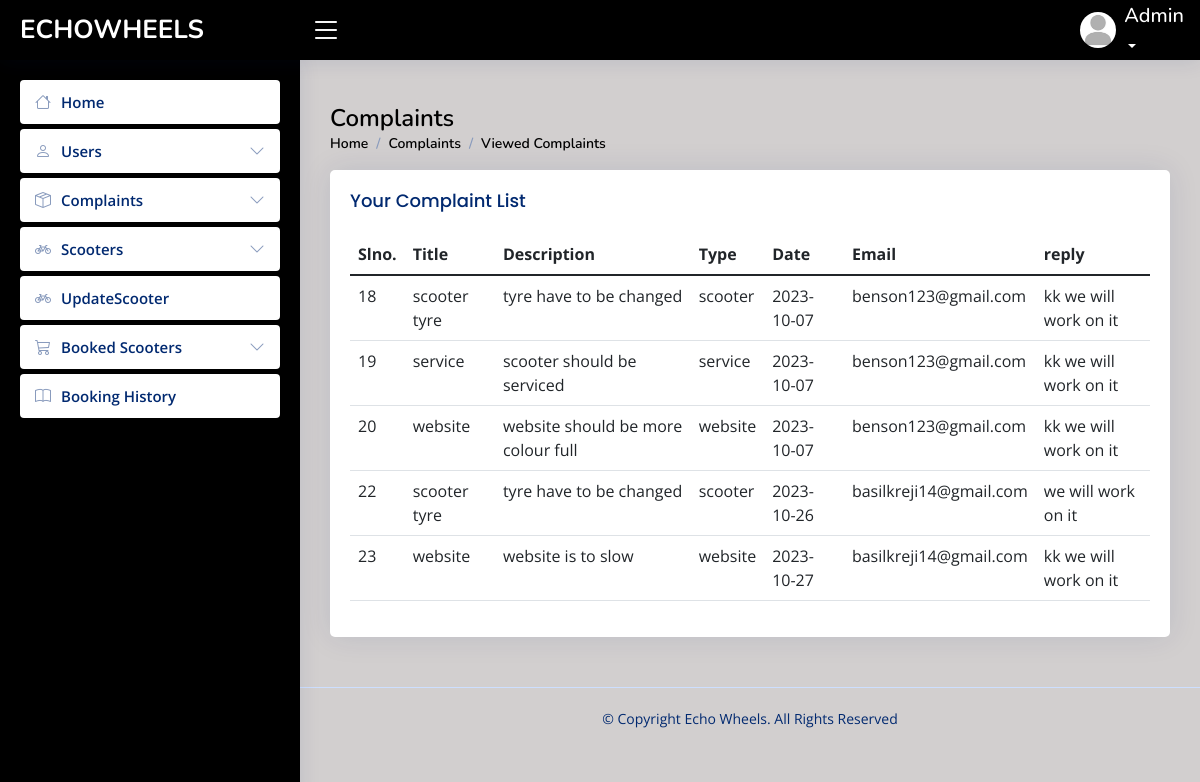
Page /admin/viewedcomplaint.php on the committed database.
### tables this page shows
CREATE TABLE `complaint` (
  `complaint_id` int(40) NOT NULL,
  `title` varchar(40) NOT NULL,
  `description` varchar(200) NOT NULL,
  `type` varchar(10) NOT NULL,
  `date` date NOT NULL,
  `email_id` varchar(50) NOT NULL,
  `reply` varchar(10) NOT NULL,
  `message` varchar(70) NOT NULL
);

### connect.php (called while the page is built, shortened)
<?php
$dbname="echowheels";
$conn=mysqli_connect("localhost","root","",$dbname);
function select_data($sql)
{
  global $conn;
  $res = mysqli_query($conn, $sql);
  if ($res)
    return $res;
  else
    return False;
}
?>

### admin/viewedcomplaint.php (the view, shortened to what this page needs)
<?php
include("header.php");
?>
  <main id="main" class="main">
    <div class="pagetitle">
      <h1>Complaints</h1>
      <nav>
        <ol class="breadcrumb">
          <li class="breadcrumb-item"><a href="activeuser.php">Home</a></li>
          <li class="breadcrumb-item active">Complaints</li>
          <li class="breadcrumb-item active">Viewed Complaints</li>
        </ol>
      </nav>
    </div>
    <div class="card">
          <div class="card-body">
            <h5 class="card-title">
            Your Complaint List
            </h5>
    <section class="section dashboard">
      <div class="row">
      <section class="section">
      <div class="row">
        <div class="col-lg-12">
              <table class="table datatable">
                <thead>
                  <tr>
                    <th scope="col">Slno.</th>
                    <th scope="col">Title</th>
                    <th scope="col">Description</th>
                    <th scope="col">Type</th>
                    <th scope="col">Date</th>
                    <th scope="col">Email</th>
                    <th scope="col">reply</th>
                  </tr>
                </thead>
                <tbody>
                <?php
               $sql = "SELECT * FROM complaint where  reply='1' ";
                $data=select_data($sql);
                while ($row = mysqli_fetch_assoc($data)) {
                  ?>
                  <tr>
                  <td><?php echo  $row['complaint_id'] ?></td>
                 <td><?php echo  $row['title'] ?></td>
                 <td> <?php echo $row['description'] ?></td>
                 <td><?php echo $row['type'] ?></td>
                 <td><?php echo $row['date']?></td>
                 <td> <?php echo $row['email_id']  ?></td>
                 <td> <?php echo $row['message']  ?></td>
                  <?php
                  }
                  ?>
                </tbody>
              </table>
            </div>
          </div>
        </div>
      </div>
  </main>

### admin/assets/css/styleeeee.css (style rules this page uses)
:root { scroll-behavior: smooth; }
body { font-family: "Open Sans", sans-serif; background: #d2cfcf; color: #444444; }
a { color: #4154f1; text-decoration: none; }
h1, h2, h3, h4, h5, h6 { font-family: "Nunito", sans-serif; }
#main { margin-top: 60px; padding: 20px 30px; transition: all 0.3s; }
.pagetitle { margin-bottom: 10px; }
.pagetitle h1 { font-size: 24px; margin-bottom: 0; font-weight: 600; color: #000000; }
.card { margin-bottom: 30px; border: none; border-radius: 5px; box-shadow: 0px 0 30px rgba(1, 41, 112, 0.1); }
.card-title { padding: 20px 0 15px 0; font-size: 18px; font-weight: 500; color: #012970; font-family: "Poppins", sans-serif; }
.card-body { padding: 0 20px 20px 20px; }
.breadcrumb { font-size: 14px; font-family: "Nunito", sans-serif; color: #000000; font-weight: 600; }
.breadcrumb a { color: #000000; transition: 0.3s; }
.breadcrumb .breadcrumb-item::before { color: #899bbd; }
.breadcrumb .active { color: #000000; font-weight: 600; }
@media (min-width: 1200px) { #main, #footer { margin-left: 300px; } }
.footer { padding: 20px 0; font-size: 14px; transition: all 0.3s; border-top: 1px solid #cddfff; }
.footer .copyright { text-align: center; color: #012970; }
.footer .credits { padding-top: 5px; text-align: center; font-size: 13px; color: #012970; }

### rows in the picture
complaint: complaint_id "18", title "scooter tyre", description "tyre have to be changed", type "scooter", date "2023-10-07", email "benson123@gmail.com", message "kk we will work on it"
complaint: complaint_id "19", title "service", description "scooter should be serviced", type "service", date "2023-10-07", email "benson123@gmail.com", message "kk we will work on it"
complaint: complaint_id "20", title "website", description "website should be more colour full", type "website", date "2023-10-07", email "benson123@gmail.com", message "kk we will work on it"
complaint: complaint_id "22", title "scooter tyre", description "tyre have to be changed", type "scooter", date "2023-10-26", email "basilkreji14@gmail.com", message "we will work on it"
complaint: complaint_id "23", title "website", description "website is to slow", type "website", date "2023-10-27", email "basilkreji14@gmail.com", message "kk we will work on it"
